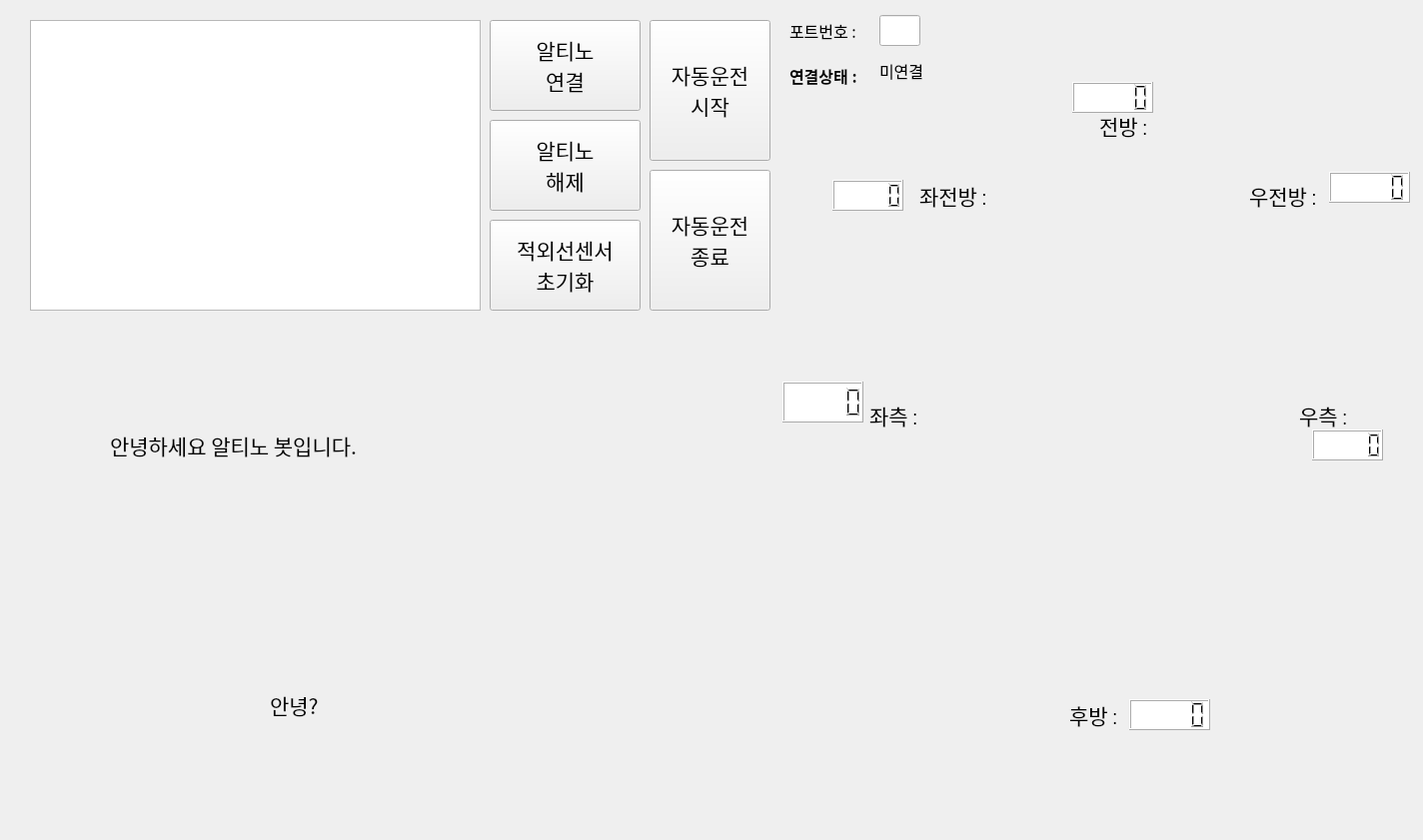
<?xml version="1.0" encoding="UTF-8"?>
<ui version="4.0">
 <class>Form</class>
 <widget class="QWidget" name="Form">
  <property name="geometry">
   <rect>
    <x>0</x>
    <y>0</y>
    <width>1424</width>
    <height>841</height>
   </rect>
  </property>
  <property name="font">
   <font>
    <family>AcadEref</family>
    <pointsize>16</pointsize>
   </font>
  </property>
  <property name="windowTitle">
   <string>Form</string>
  </property>
  <widget class="QPlainTextEdit" name="txtLog">
   <property name="geometry">
    <rect>
     <x>30</x>
     <y>20</y>
     <width>451</width>
     <height>291</height>
    </rect>
   </property>
   <property name="font">
    <font>
     <family>굴림</family>
     <pointsize>10</pointsize>
    </font>
   </property>
  </widget>
  <widget class="QPushButton" name="btnConnect">
   <property name="geometry">
    <rect>
     <x>490</x>
     <y>20</y>
     <width>151</width>
     <height>91</height>
    </rect>
   </property>
   <property name="font">
    <font>
     <family>AcadEref</family>
     <pointsize>16</pointsize>
    </font>
   </property>
   <property name="text">
    <string>알티노
연결</string>
   </property>
  </widget>
  <widget class="QPushButton" name="btnDeconnect">
   <property name="geometry">
    <rect>
     <x>490</x>
     <y>120</y>
     <width>151</width>
     <height>91</height>
    </rect>
   </property>
   <property name="font">
    <font>
     <family>AcadEref</family>
     <pointsize>16</pointsize>
    </font>
   </property>
   <property name="text">
    <string>알티노
해제</string>
   </property>
  </widget>
  <widget class="QPushButton" name="btnIRSet">
   <property name="geometry">
    <rect>
     <x>490</x>
     <y>220</y>
     <width>151</width>
     <height>91</height>
    </rect>
   </property>
   <property name="text">
    <string>적외선센서
초기화</string>
   </property>
  </widget>
  <widget class="QPushButton" name="btnAutoStart">
   <property name="geometry">
    <rect>
     <x>650</x>
     <y>20</y>
     <width>121</width>
     <height>141</height>
    </rect>
   </property>
   <property name="font">
    <font>
     <family>AcadEref</family>
     <pointsize>16</pointsize>
    </font>
   </property>
   <property name="text">
    <string>자동운전
시작</string>
   </property>
  </widget>
  <widget class="QPushButton" name="btnAutoStop">
   <property name="geometry">
    <rect>
     <x>650</x>
     <y>170</y>
     <width>121</width>
     <height>141</height>
    </rect>
   </property>
   <property name="font">
    <font>
     <family>AcadEref</family>
     <pointsize>16</pointsize>
    </font>
   </property>
   <property name="text">
    <string>자동운전
종료</string>
   </property>
  </widget>
  <widget class="QLabel" name="altino_img">
   <property name="geometry">
    <rect>
     <x>950</x>
     <y>130</y>
     <width>361</width>
     <height>561</height>
    </rect>
   </property>
   <property name="font">
    <font>
     <family>Adobe Caslon Pro</family>
     <pointsize>10</pointsize>
     <weight>50</weight>
     <bold>false</bold>
    </font>
   </property>
   <property name="text">
    <string/>
   </property>
   <property name="scaledContents">
    <bool>true</bool>
   </property>
  </widget>
  <widget class="QLabel" name="label_logo">
   <property name="geometry">
    <rect>
     <x>860</x>
     <y>730</y>
     <width>491</width>
     <height>81</height>
    </rect>
   </property>
   <property name="font">
    <font>
     <family>Adobe Caslon Pro</family>
     <pointsize>10</pointsize>
     <weight>50</weight>
     <bold>false</bold>
    </font>
   </property>
   <property name="text">
    <string/>
   </property>
   <property name="scaledContents">
    <bool>true</bool>
   </property>
  </widget>
  <widget class="QLabel" name="label_3">
   <property name="geometry">
    <rect>
     <x>1100</x>
     <y>100</y>
     <width>61</width>
     <height>51</height>
    </rect>
   </property>
   <property name="font">
    <font>
     <family>Arial Narrow</family>
     <pointsize>16</pointsize>
    </font>
   </property>
   <property name="text">
    <string>전방 : </string>
   </property>
  </widget>
  <widget class="QLabel" name="label_4">
   <property name="geometry">
    <rect>
     <x>920</x>
     <y>170</y>
     <width>81</width>
     <height>51</height>
    </rect>
   </property>
   <property name="font">
    <font>
     <family>Arial Narrow</family>
     <pointsize>16</pointsize>
    </font>
   </property>
   <property name="text">
    <string>좌전방 : </string>
   </property>
  </widget>
  <widget class="QLabel" name="label_5">
   <property name="geometry">
    <rect>
     <x>1250</x>
     <y>170</y>
     <width>91</width>
     <height>51</height>
    </rect>
   </property>
   <property name="font">
    <font>
     <family>Arial Narrow</family>
     <pointsize>16</pointsize>
    </font>
   </property>
   <property name="text">
    <string>우전방 : </string>
   </property>
  </widget>
  <widget class="QLabel" name="label_6">
   <property name="geometry">
    <rect>
     <x>1300</x>
     <y>390</y>
     <width>61</width>
     <height>51</height>
    </rect>
   </property>
   <property name="font">
    <font>
     <family>Arial Narrow</family>
     <pointsize>16</pointsize>
    </font>
   </property>
   <property name="text">
    <string>우측 : </string>
   </property>
  </widget>
  <widget class="QLabel" name="label_7">
   <property name="geometry">
    <rect>
     <x>870</x>
     <y>390</y>
     <width>61</width>
     <height>51</height>
    </rect>
   </property>
   <property name="font">
    <font>
     <family>Arial Narrow</family>
     <pointsize>16</pointsize>
    </font>
   </property>
   <property name="text">
    <string>좌측 : </string>
   </property>
  </widget>
  <widget class="QLabel" name="label_8">
   <property name="geometry">
    <rect>
     <x>1070</x>
     <y>690</y>
     <width>61</width>
     <height>51</height>
    </rect>
   </property>
   <property name="font">
    <font>
     <family>Arial Narrow</family>
     <pointsize>16</pointsize>
    </font>
   </property>
   <property name="text">
    <string>후방 : </string>
   </property>
  </widget>
  <widget class="QLabel" name="robot">
   <property name="geometry">
    <rect>
     <x>650</x>
     <y>450</y>
     <width>171</width>
     <height>221</height>
    </rect>
   </property>
   <property name="autoFillBackground">
    <bool>false</bool>
   </property>
   <property name="text">
    <string/>
   </property>
   <property name="scaledContents">
    <bool>true</bool>
   </property>
  </widget>
  <widget class="QLabel" name="person">
   <property name="geometry">
    <rect>
     <x>-10</x>
     <y>710</y>
     <width>131</width>
     <height>131</height>
    </rect>
   </property>
   <property name="text">
    <string/>
   </property>
   <property name="pixmap">
    <pixmap>:/character/사람.png</pixmap>
   </property>
   <property name="scaledContents">
    <bool>true</bool>
   </property>
  </widget>
  <widget class="QLabel" name="txtPerson">
   <property name="geometry">
    <rect>
     <x>110</x>
     <y>610</y>
     <width>571</width>
     <height>201</height>
    </rect>
   </property>
   <property name="text">
    <string/>
   </property>
   <property name="scaledContents">
    <bool>true</bool>
   </property>
  </widget>
  <widget class="QLineEdit" name="txtPort">
   <property name="geometry">
    <rect>
     <x>880</x>
     <y>15</y>
     <width>41</width>
     <height>31</height>
    </rect>
   </property>
  </widget>
  <widget class="QLabel" name="label_13">
   <property name="geometry">
    <rect>
     <x>790</x>
     <y>10</y>
     <width>81</width>
     <height>41</height>
    </rect>
   </property>
   <property name="font">
    <font>
     <family>AcadEref</family>
     <pointsize>12</pointsize>
    </font>
   </property>
   <property name="text">
    <string>포트번호 : </string>
   </property>
  </widget>
  <widget class="QLCDNumber" name="lcdF2">
   <property name="geometry">
    <rect>
     <x>1073</x>
     <y>82</y>
     <width>81</width>
     <height>31</height>
    </rect>
   </property>
   <property name="styleSheet">
    <string notr="true">background-color: rgb(255, 255, 255);
color: rgb(0, 0, 0);
border-top-color: rgb(255, 255, 255);
border-right-color: rgb(80, 80, 80);
border-bottom-color: rgb(81, 81, 81);
border-left-color: rgb(255, 255, 255);</string>
   </property>
  </widget>
  <widget class="QLCDNumber" name="lcdF1">
   <property name="geometry">
    <rect>
     <x>833</x>
     <y>180</y>
     <width>71</width>
     <height>31</height>
    </rect>
   </property>
   <property name="styleSheet">
    <string notr="true">background-color: rgb(255, 255, 255);
color: rgb(0, 0, 0);
border-top-color: rgb(255, 255, 255);
border-right-color: rgb(80, 80, 80);
border-bottom-color: rgb(81, 81, 81);
border-left-color: rgb(255, 255, 255);</string>
   </property>
  </widget>
  <widget class="QLCDNumber" name="lcdF3">
   <property name="geometry">
    <rect>
     <x>1330</x>
     <y>172</y>
     <width>81</width>
     <height>31</height>
    </rect>
   </property>
   <property name="styleSheet">
    <string notr="true">background-color: rgb(255, 255, 255);
color: rgb(0, 0, 0);
border-top-color: rgb(255, 255, 255);
border-right-color: rgb(80, 80, 80);
border-bottom-color: rgb(81, 81, 81);
border-left-color: rgb(255, 255, 255);</string>
   </property>
  </widget>
  <widget class="QLCDNumber" name="lcdL5">
   <property name="geometry">
    <rect>
     <x>783</x>
     <y>382</y>
     <width>81</width>
     <height>41</height>
    </rect>
   </property>
   <property name="styleSheet">
    <string notr="true">background-color: rgb(255, 255, 255);
border-top-color: rgb(255, 255, 255);
border-right-color: rgb(80, 80, 80);
border-bottom-color: rgb(81, 81, 81);
border-left-color: rgb(255, 255, 255);
color: rgb(0, 0, 0);</string>
   </property>
  </widget>
  <widget class="QLCDNumber" name="lcdR4">
   <property name="geometry">
    <rect>
     <x>1313</x>
     <y>430</y>
     <width>71</width>
     <height>31</height>
    </rect>
   </property>
   <property name="styleSheet">
    <string notr="true">background-color: rgb(255, 255, 255);
color: rgb(0, 0, 0);
border-top-color: rgb(255, 255, 255);
border-right-color: rgb(80, 80, 80);
border-bottom-color: rgb(81, 81, 81);
border-left-color: rgb(255, 255, 255);</string>
   </property>
  </widget>
  <widget class="QLCDNumber" name="lcdB6">
   <property name="geometry">
    <rect>
     <x>1130</x>
     <y>700</y>
     <width>81</width>
     <height>31</height>
    </rect>
   </property>
   <property name="styleSheet">
    <string notr="true">background-color: rgb(255, 255, 255);
color: rgb(0, 0, 0);
border-top-color: rgb(255, 255, 255);
border-right-color: rgb(80, 80, 80);
border-bottom-color: rgb(81, 81, 81);
border-left-color: rgb(255, 255, 255);</string>
   </property>
  </widget>
  <widget class="QLabel" name="txtRobot">
   <property name="geometry">
    <rect>
     <x>10</x>
     <y>320</y>
     <width>631</width>
     <height>271</height>
    </rect>
   </property>
   <property name="text">
    <string/>
   </property>
   <property name="scaledContents">
    <bool>true</bool>
   </property>
  </widget>
  <widget class="QLabel" name="txtRobotQue">
   <property name="geometry">
    <rect>
     <x>110</x>
     <y>420</y>
     <width>361</width>
     <height>51</height>
    </rect>
   </property>
   <property name="text">
    <string>안녕하세요 알티노 봇입니다. </string>
   </property>
  </widget>
  <widget class="QLabel" name="txtPersonAnw">
   <property name="geometry">
    <rect>
     <x>270</x>
     <y>680</y>
     <width>361</width>
     <height>51</height>
    </rect>
   </property>
   <property name="text">
    <string>안녕?</string>
   </property>
  </widget>
  <widget class="QLabel" name="label_14">
   <property name="geometry">
    <rect>
     <x>790</x>
     <y>55</y>
     <width>81</width>
     <height>41</height>
    </rect>
   </property>
   <property name="font">
    <font>
     <family>Adobe Caslon Pro</family>
     <pointsize>12</pointsize>
     <weight>75</weight>
     <bold>true</bold>
    </font>
   </property>
   <property name="text">
    <string>연결상태 : </string>
   </property>
  </widget>
  <widget class="QLabel" name="txtAltinoStatus">
   <property name="geometry">
    <rect>
     <x>880</x>
     <y>50</y>
     <width>81</width>
     <height>41</height>
    </rect>
   </property>
   <property name="font">
    <font>
     <family>AcadEref</family>
     <pointsize>12</pointsize>
    </font>
   </property>
   <property name="text">
    <string>미연결</string>
   </property>
  </widget>
  <widget class="QLabel" name="txtRobotQueView">
   <property name="geometry">
    <rect>
     <x>110</x>
     <y>470</y>
     <width>361</width>
     <height>51</height>
    </rect>
   </property>
   <property name="text">
    <string/>
   </property>
  </widget>
 </widget>
 <resources/>
 <connections/>
</ui>
